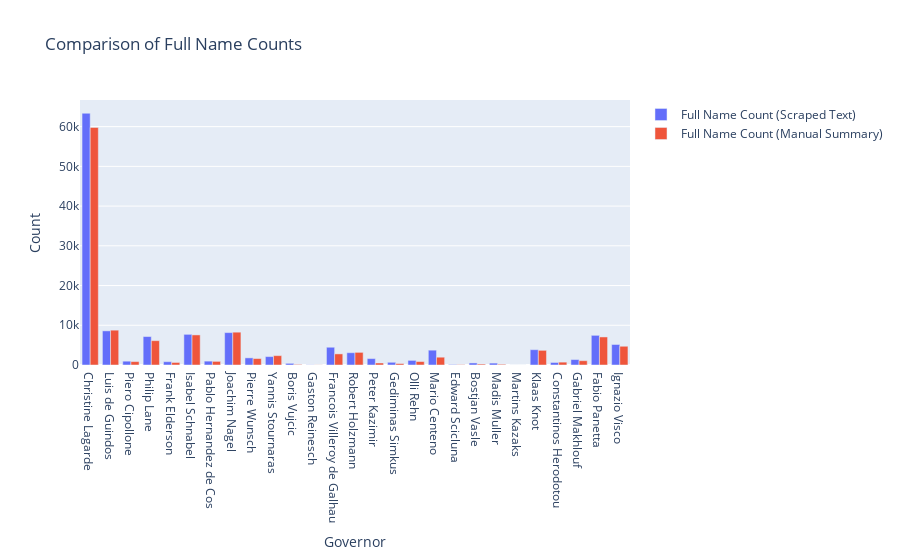

Notebook code cell kept with this figure:
### Markdown cell above
### EDA Governors Analysis

### Code cell
import plotly.graph_objects as go

#Create the bar chart
fig = go.Figure()

fig.add_trace(go.Bar(
    x=count_df['Governor'],
    y=count_df['Full Name Count (Scraped Text)'],
    name='Full Name Count (Scraped Text)'
))

fig.add_trace(go.Bar(
    x=count_df['Governor'],
    y=count_df['Full Name Count (Manual Summary)'],
    name='Full Name Count (Manual Summary)'
))

# Update the layout
fig.update_layout(
    title='Comparison of Full Name Counts',
    xaxis_title='Governor',
    yaxis_title='Count',
    barmode='group'
)

# Show the figure
fig.show()

### Figure 1 — Plotly figure (JSON) as saved in the notebook; plotly's stock layout.template omitted (floating-point values rounded to 4 significant figures)
{"data": [{"name": "Full Name Count (Scraped Text)", "type": "bar", "x": ["Christine Lagarde", "Luis de Guindos", "Piero Cipollone", "Philip Lane", "Frank Elderson", "Isabel Schnabel", "Pablo Hernandez de Cos", "Joachim Nagel", "Pierre Wunsch", "Yannis Stournaras", "Boris Vujcic", "Gaston Reinesch", "Francois Villeroy de Galhau", "Robert Holzmann", "Peter Kazimir", "Gediminas Simkus", "Olli Rehn", "Mario Centeno", "Edward Scicluna", "Bostjan Vasle", "Madis Muller", "Martins Kazaks", "Klaas Knot", "Constantinos Herodotou", "Gabriel Makhlouf", "Fabio Panetta", "Ignazio Visco"], "y": [63367, 8593, 962, 7158, 832, 7717, 974, 8156, 1796, 2118, 417, 46, 4470, 3093, 1610, 681, 1163, 3732, 122, 516, 478, 2, 3856, 637, 1373, 7468, 5165]}, {"name": "Full Name Count (Manual Summary)", "type": "bar", "x": ["Christine Lagarde", "Luis de Guindos", "Piero Cipollone", "Philip Lane", "Frank Elderson", "Isabel Schnabel", "Pablo Hernandez de Cos", "Joachim Nagel", "Pierre Wunsch", "Yannis Stournaras", "Boris Vujcic", "Gaston Reinesch", "Francois Villeroy de Galhau", "Robert Holzmann", "Peter Kazimir", "Gediminas Simkus", "Olli Rehn", "Mario Centeno", "Edward Scicluna", "Bostjan Vasle", "Madis Muller", "Martins Kazaks", "Klaas Knot", "Constantinos Herodotou", "Gabriel Makhlouf", "Fabio Panetta", "Ignazio Visco"], "y": [59803, 8768, 858, 6127, 639, 7572, 910, 8260, 1619, 2358, 137, 25, 2795, 3182, 509, 358, 871, 1963, 82, 232, 175, 0, 3690, 720, 1082, 7060, 4717]}], "layout": {"barmode": "group", "title": {"text": "Comparison of Full Name Counts"}, "xaxis": {"title": {"text": "Governor"}}, "yaxis": {"title": {"text": "Count"}}}}
